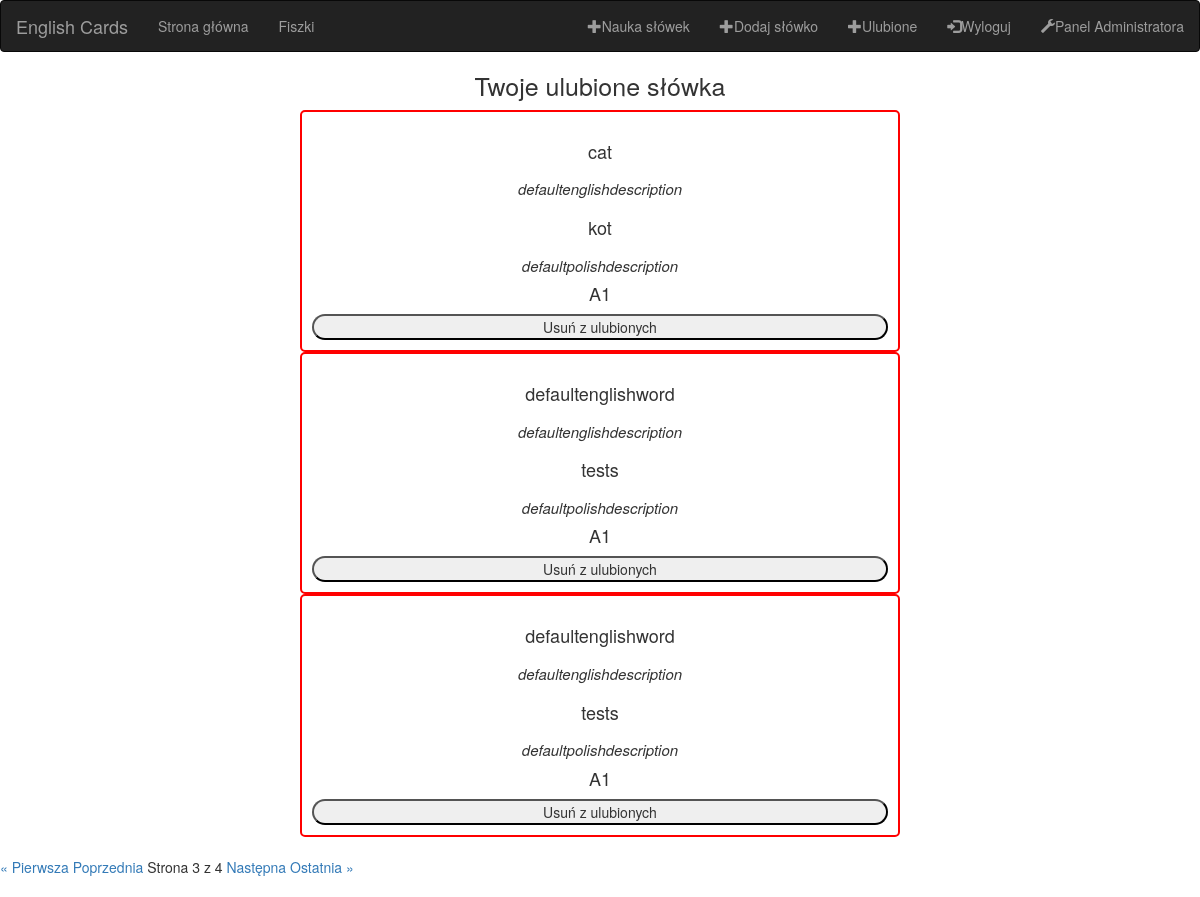
Page /ulubione/?page=3 (signed in) on the committed database.
### words/models.py (models this page shows, shortened)
class FavoriteUserCards(models.Model):
    user = models.ForeignKey(User, verbose_name="Użytkownik",on_delete=models.CASCADE)
    card = models.ForeignKey(MemoryCard, verbose_name="Karta",on_delete=models.CASCADE)
    class Meta:
        verbose_name = "Ulubiona karta"
        verbose_name_plural = "Ulubione karty"

class MemoryCard(models.Model):
    polishName = models.CharField(verbose_name="Polskie słowo", blank=False, null=False, default = "defaultpolishword", max_length=50)
    englishName = models.CharField(verbose_name="Angielskie słowo", blank=False, null=False, default = "defaultenglishword", max_length=50)
    polishDescription = models.TextField(verbose_name="Polski opis", blank=False, null=False, default = "defaultpolishdescription", max_length=500)
    englishDescription = models.TextField(verbose_name="Angielski opis", blank=False, null=False, default = "defaultenglishdescription", max_length=500)
    wordLevel = models.IntegerField(choices=english_level, default=0, verbose_name='Poziom słówka')
    confirmation_status = models.IntegerField(choices=confirmation_status, default=0, verbose_name='Status')
    class Meta:
        verbose_name = "Słówko"
        verbose_name_plural = "Słówka"

### logins/views.py (the view, shortened to what this page needs)
# urls.py: path('ulubione/', logins_views.userFavorites, name = 'userFavorites'),
def userFavorites(request):
    favoriteCards = FavoriteUserCards.objects.filter(user = request.user)
    paginator = Paginator(favoriteCards, 3)
    page_number = request.GET.get("page")
    favoriteCards = paginator.get_page(page_number)
    context = {'favoriteCards': favoriteCards}
    iterator = 0
    return render (request, 'logins/userfavorites.html',context)

### logins/templates/logins/userfavorites.html (shortened to what this page needs)
{% load static %}
{% include 'navbar.html' %}
<link rel ="stylesheet" href ="{% static 'logins/userfavorites.css' %}">
<h1>Twoje ulubione słówka</h1>
{% for favorite in favoriteCards %}
<form method="POST">
<div class = "word">
    <h2>{{favorite.card.englishName}}</h2>
    <h3>{{favorite.card.englishDescription}}</h3>
    <h2>{{favorite.card.polishName}}</h2>
    <h3>{{favorite.card.polishDescription}}</h3>
    <h4>{{favorite.card.get_wordLevel_display}}</h4>
    <input type="submit" value="Usuń z ulubionych" name="{{favorite.card.englishName}},{{favorite.card.polishName}}" style="width: 100%;border-radius: 30px;">
    </div>
    </form>
{% endfor %}
<div class="pagination">
    <span class="step-links">
        {% if favoriteCards.has_previous %}
            <a href="?page=1">&laquo; Pierwsza</a>
            <a href="?page={{ favoriteCards.previous_page_number }}">Poprzednia</a>
        {% endif %}
        <span class="current">
            Strona {{ favoriteCards.number }} z {{ favoriteCards.paginator.num_pages }}
        </span>
        {% if favoriteCards.has_next %}
            <a href="?page={{ favoriteCards.next_page_number }}">Następna</a>
            <a href="?page={{ favoriteCards.paginator.num_pages }}">Ostatnia &raquo;</a>
        {% endif %}
    </span>
</div>

### logins/static/logins/userfavorites.css (style rules this page uses)
h2 { font-size: 18px; font-style: bold; }
h3 { font-size: 15px; font-style: italic; }
.word { width: 50%; text-align: center; border: 2px solid red; border-radius: 5px; margin: 0 auto; padding: 10px; word-wrap: break-word; }
h1 { text-align: center; font-size: 25px; }

### rows in the picture
FavoriteUserCards: card.englishName "cat", card.englishDescription "defaultenglishdescription", card.polishName "kot", card.polishDescription "defaultpolishdescription", card.wordLevel "A1"
FavoriteUserCards: card.englishName "defaultenglishword", card.englishDescription "defaultenglishdescription", card.polishName "tests", card.polishDescription "defaultpolishdescription", card.wordLevel "A1"
FavoriteUserCards: card.englishName "defaultenglishword", card.englishDescription "defaultenglishdescription", card.polishName "tests", card.polishDescription "defaultpolishdescription", card.wordLevel "A1"

### other values in the picture
{{ favoriteCards.number }} "3"
{{ favoriteCards.paginator.num_pages }} "4"
